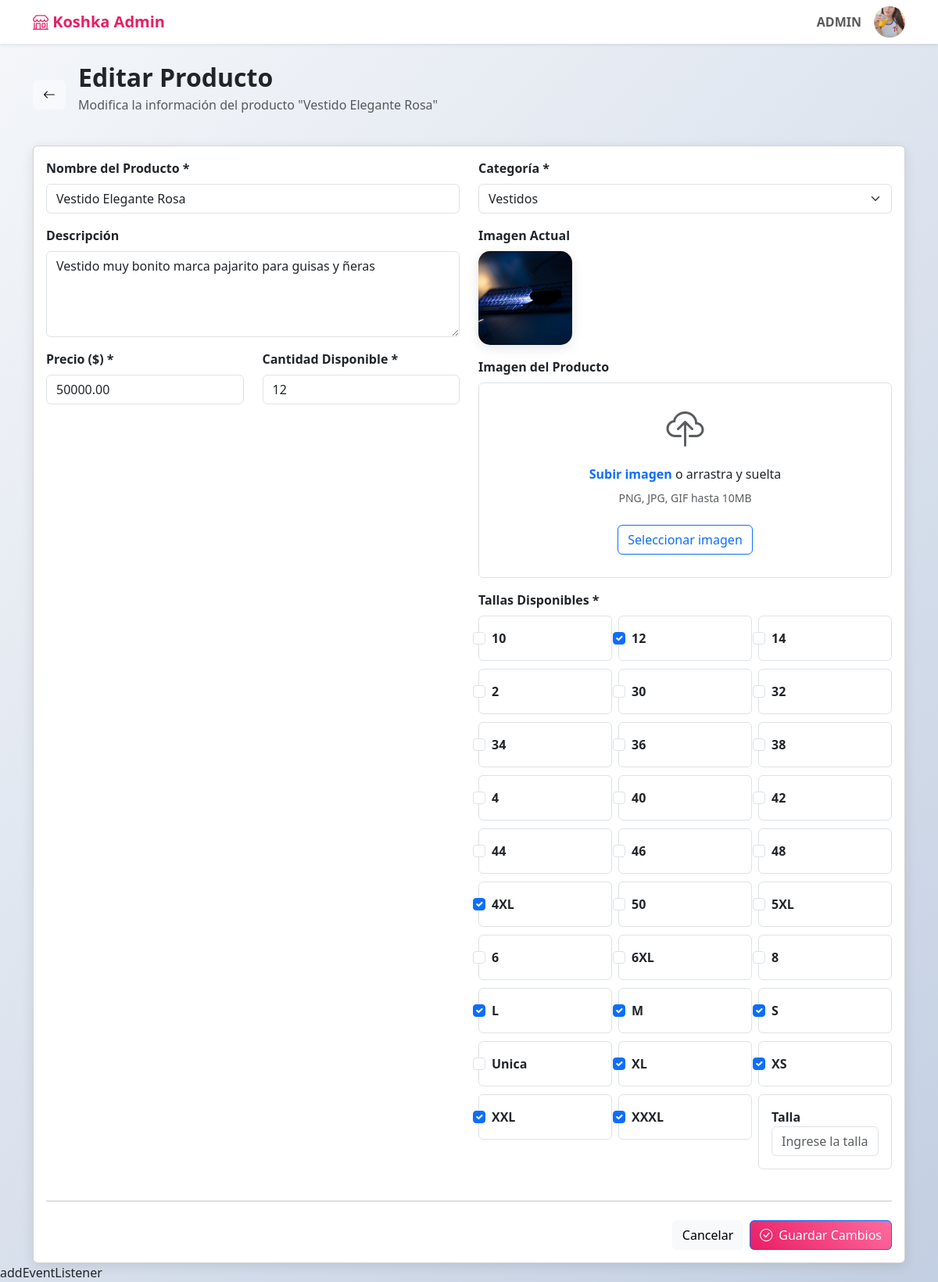
/views/editar.php?id=7 (signed in), run on the app's committed database.
### tables this page shows
CREATE TABLE `user` (
  `id` int(11) NOT NULL,
  `Pin` int(6) NOT NULL,
  `NombreCompleto` varchar(100) NOT NULL,
  `Email` varchar(100) NOT NULL,
  `Usuario` varchar(50) NOT NULL,
  `Contraseña` varchar(255) NOT NULL,
  `creado_en` timestamp NOT NULL DEFAULT current_timestamp(),
  `img` varchar(255) NOT NULL
);

CREATE TABLE `productos` (
  `id` int(11) NOT NULL,
  `nombre` varchar(150) NOT NULL,
  `descripcion` text DEFAULT NULL,
  `precio` decimal(10,2) NOT NULL,
  `stock` int(11) DEFAULT 0,
  `categoria_id` int(11) DEFAULT NULL,
  `img` varchar(255) NOT NULL,
  `estado` enum('activo','inactivo') DEFAULT 'activo'
);

CREATE TABLE `categorias_ropa` (
  `id` int(11) NOT NULL,
  `nombre` varchar(100) NOT NULL,
  `descripcion` text DEFAULT NULL
);

CREATE TABLE `tallas_ropa` (
  `id` int(11) NOT NULL,
  `talla` varchar(10) NOT NULL,
  `tipo` varchar(50) DEFAULT NULL,
  `descripcion` text DEFAULT NULL
);

### php/editar.php (called while the page is built, shortened)
<?php
require "../config/db.php";
$userName = $_SESSION['user_name'];
if ($_SERVER['REQUEST_METHOD'] === 'GET' && isset($_GET['id'])) {
    $id = intval($_GET['id']);
    $stmt = $conexion->prepare("SELECT * FROM productos WHERE id = ?");
    $stmt->execute([$id]);
    $producto = $stmt->fetch(PDO::FETCH_ASSOC);
    $categorias = $conexion->query("SELECT * FROM categorias_ropa")->fetchAll(PDO::FETCH_ASSOC);
    $tallasDisponibles = $conexion->query("SELECT * FROM tallas_ropa ORDER BY talla ASC")->fetchAll(PDO::FETCH_ASSOC);
    $stmt = $conexion->prepare("SELECT talla_id FROM producto_talla WHERE producto_id = ? AND talla_id IS NOT NULL");
    $stmt->execute([$id]);
    $tallas = $stmt->fetchAll(PDO::FETCH_COLUMN);
    $stmt = $conexion->prepare("SELECT talla_personalizada FROM producto_talla WHERE producto_id = ? AND talla_personalizada IS NOT NULL LIMIT 1");
    $stmt->execute([$id]);
    $tallaPersonalizada = $stmt->fetchColumn();
}
?>

### views/editar.php (the view, shortened to what this page needs)
<?php
require "../php/editar.php";
?>
<!DOCTYPE html>
<html lang="es">
<head>
    <link rel="stylesheet" href="../css/editar.css">
    <link href="https://cdn.jsdelivr.net/npm/bootstrap@5.3.0/dist/css/bootstrap.min.css" rel="stylesheet">
    <link href="https://cdn.jsdelivr.net/npm/bootstrap-icons@1.10.0/font/bootstrap-icons.css" rel="stylesheet">
</head>
<body>
    <?php include "nav.php"; ?>
    <div class="container mt-4">
        <div class="d-flex align-items-center mb-4">
            <a href="index.php" class="btn btn-light me-3">
                <i class="bi bi-arrow-left"></i>
            </a>
            <div>
                <h2 class="fw-bold text-dark mb-1">Editar Producto</h2>
                <p class="text-muted">Modifica la información del producto "<?php echo htmlspecialchars($producto['nombre']); ?>"</p>
            </div>
        </div>
        <div class="card">
            <div class="card-body">
                <form method="POST" enctype="multipart/form-data" action="../php/editar.php">
                    <div class="row">
                        <div class="col-lg-6">
                            <div class="mb-3">
                                <label for="productName" class="form-label fw-semibold">Nombre del Producto *</label>
                                <input type="text" class="form-control" name="productName" id="productName" value="<?php echo htmlspecialchars($producto['nombre']); ?>" required>
                            </div>
                            <div class="mb-3">
                                <label for="productDescription" class="form-label fw-semibold">Descripción</label>
                                <textarea class="form-control" name="productDescription" id="productDescription" rows="4"><?php echo htmlspecialchars($producto['descripcion']); ?></textarea>
                            </div>
                            <div class="row">
                                <div class="col-md-6">
                                    <div class="mb-3">
                                        <label for="productPrice" class="form-label fw-semibold">Precio ($) *</label>
                                        <input type="number" class="form-control" name="productPrice" id="productPrice" step="0.01" value="<?php echo $producto['precio']; ?>" required>
                                    </div>
                                </div>
                                <div class="col-md-6">
                                    <div class="mb-3">
                                        <label for="productStock" class="form-label fw-semibold">Cantidad Disponible *</label>
                                        <input type="number" class="form-control" name="productStock" id="productStock" value="<?php echo $producto['stock']; ?>" required>
                                    </div>
                                </div>
                            </div>
                        </div>
                        <div class="col-lg-6">
                            <div class="mb-3">
                                <label for="productCategory" class="form-label fw-semibold">Categoría *</label>
                                <select class="form-select" name="productCategory" id="productCategory" required>
                                    <?php foreach ($categorias as $cat): ?>
                                        <option value="<?= $cat['id']; ?>" <?= $cat['id'] == $producto['categoria_id'] ? 'selected' : '' ?>>
                                            <?= htmlspecialchars($cat['nombre']); ?>
                                        </option>
                                    <?php endforeach; ?>
                                </select>
                            </div>
                            <div class="mb-3">
                                <label class="form-label fw-semibold">Imagen Actual</label>
                                <div class="mb-3">
                                    <?php if (!empty($producto['img'])): ?>
                                        <img src="<?= $producto['img']; ?>" alt="Imagen actual" class="current-image">
                                    <?php endif; ?>
                                </div>
                                <div class="mb-3">
                                    <label class="form-label fw-semibold">Imagen del Producto</label>
                                    <div class="upload-area text-center border rounded p-4 position-relative" id="uploadArea" style="cursor: pointer; overflow: hidden; height: 250px;">
                                        <div id="uploadPlaceholder">
                                            <i class="bi bi-cloud-upload text-muted" style="font-size: 3rem;"></i>
                                            <p class="mt-2 mb-2">
                                                <span class="text-primary fw-semibold">Subir imagen</span> o arrastra y suelta
                                            </p>
                                            <p class="text-muted small">PNG, JPG, GIF hasta 10MB</p>
                                            <button type="button" class="btn btn-outline-primary mt-2" id="selectImageBtn">Seleccionar imagen</button>
                                        </div>
                                    </div>
                                </div>
                            </div>
                            <div class="mb-3">
                                <label class="form-label fw-semibold">Tallas Disponibles *</label>
                                <div class="row g-2">
                                    <?php foreach ($tallasDisponibles as $t): ?>
                                        <div class="col-4">
                                            <div class="form-check border rounded p-3">
                                                <input class="form-check-input" type="checkbox" name="tallas[]" id="talla<?= $t['id'] ?>" value="<?= $t['id'] ?>" <?= in_array($t['id'], $tallas ?? []) ? 'checked' : '' ?>>
                                                <label class="form-check-label fw-semibold" for="talla<?= $t['id'] ?>"><?= $t['talla'] ?></label>
                                            </div>
                                        </div>
                                    <?php endforeach; ?>
                                    <div class="col-4">
                                        <div class="form-group border rounded p-3">
                                            <label for="sizeInput" class="fw-semibold">Talla</label>
                                            <input type="text" class="form-control" name="talla_personalizada" id="sizeInput" placeholder="Ingrese la talla" value="<?= htmlspecialchars($tallaPersonalizada ?? '') ?>">
                                        </div>
                                    </div>
                                </div>
                            </div>
                        </div>
                    </div>
                    <hr class="my-4">
                    <div class="d-flex justify-content-end gap-2">
                        <a href="index.php" class="btn btn-light">Cancelar</a>
                        <button type="submit" class="btn btn-primary">
                            <i class="bi bi-check-circle me-2"></i>Guardar Cambios
                        </button>
                    </div>
                </form>
            </div>
        </div>
    </div>
    addEventListener
</body>
</html>

### views/nav.php (shortened to what this page needs)
<?php
   $userId = $_SESSION['user_id'];
   $sqlUserImg = "SELECT img FROM user WHERE id = ?";
   $stmtUser = $conexion->prepare($sqlUserImg);
   $stmtUser->execute([$userId]);
   $userData = $stmtUser->fetch(PDO::FETCH_ASSOC);
   $imgFolderPath = __DIR__ . "/../images/perfil/";
   $imgWebPath = "../images/perfil/";
   if (!empty($userData['img']) && file_exists($imgFolderPath . $userData['img'])) {
       $userPhotoURL = $imgWebPath . $userData['img'];
   } else {
       $userPhotoURL = $imgWebPath . "default.png";
   }
   ?>
<nav class="navbar navbar-expand-lg navbar-light bg-white shadow-sm">
    <div class="container">
        <a class="navbar-brand" href="index.php">
            <i class="bi bi-shop"></i> Koshka Admin
        </a>
        <div class="navbar-nav ms-auto">
            <span class="navbar-text me-3"><strong><?= htmlspecialchars($userName) ?></strong></span>
            <div class="dropdown">
                <button class="btn p-0 border-0 bg-transparent" type="button" id="userDropdown" data-bs-toggle="dropdown" aria-expanded="false">
                    <img src="<?= htmlspecialchars($userPhotoURL) ?>" alt="Perfil" class="rounded-circle" style="width: 40px; height: 40px; object-fit: cover;" onerror="this.onerror=null; this.src='../images/perfil/defaul.png';" />
                </button>
            </div>
        </div>
    </div>
</nav>

### css/editar.css (style rules this page uses)
:root { --primary-color: #e91e63; --secondary-color: #f8f9fa; --accent-color: #6c757d; }
body { font-family: 'Inter', sans-serif; background: linear-gradient(135deg, #f5f7fa 0%, #c3cfe2 100%); min-height: 100vh; }
.navbar-brand { font-weight: 700; color: var(--primary-color) !important; }
.card { border: none; border-radius: 15px; box-shadow: 0 4px 15px rgba(0, 0, 0, 0.1); }
.btn-primary { background: linear-gradient(45deg, var(--primary-color), #ff6b9d); border: none; border-radius: 10px; font-weight: 500; padding: 10px 20px; }
.form-control, .form-select { border-radius: 10px; border: 1px solid #e0e0e0; padding: 12px 15px; }
.upload-area { border: 2px dashed #e0e0e0; border-radius: 15px; padding: 40px; text-align: center; transition: border-color 0.3s ease; }
.form-check-input:checked { background-color: var(--primary-color); border-color: var(--primary-color); }
.current-image { width: 120px; height: 120px; object-fit: cover; border-radius: 15px; box-shadow: 0 4px 15px rgba(0, 0, 0, 0.1); }

### data on the page
user: img (picture)
productos: nombre "Vestido Elegante Rosa", productName "Vestido Elegante Rosa", productDescription "Vestido muy bonito marca pajarito para guisas y ñeras", productPrice "50000.00", productStock "12", productCategory "Vestidos", img (picture)
tallas_ropa: talla "10"
tallas_ropa: id "☑", talla "12"
tallas_ropa: talla "14"
tallas_ropa: talla "2"
tallas_ropa: talla "30"
tallas_ropa: talla "32"
tallas_ropa: talla "34"
tallas_ropa: talla "36"
tallas_ropa: talla "38"
tallas_ropa: talla "4"
tallas_ropa: talla "40"
tallas_ropa: talla "42"
tallas_ropa: talla "44"
tallas_ropa: talla "46"
tallas_ropa: talla "48"
tallas_ropa: id "☑", talla "4XL"
tallas_ropa: talla "50"
tallas_ropa: talla "5XL"
tallas_ropa: talla "6"
tallas_ropa: talla "6XL"
tallas_ropa: talla "8"
tallas_ropa: id "☑", talla "L"
tallas_ropa: id "☑", talla "M"
tallas_ropa: id "☑", talla "S"
tallas_ropa: talla "Unica"
tallas_ropa: id "☑", talla "XL"
tallas_ropa: id "☑", talla "XS"
tallas_ropa: id "☑", talla "XXL"
tallas_ropa: id "☑", talla "XXXL"

### other printed values
$userName "ADMIN"
